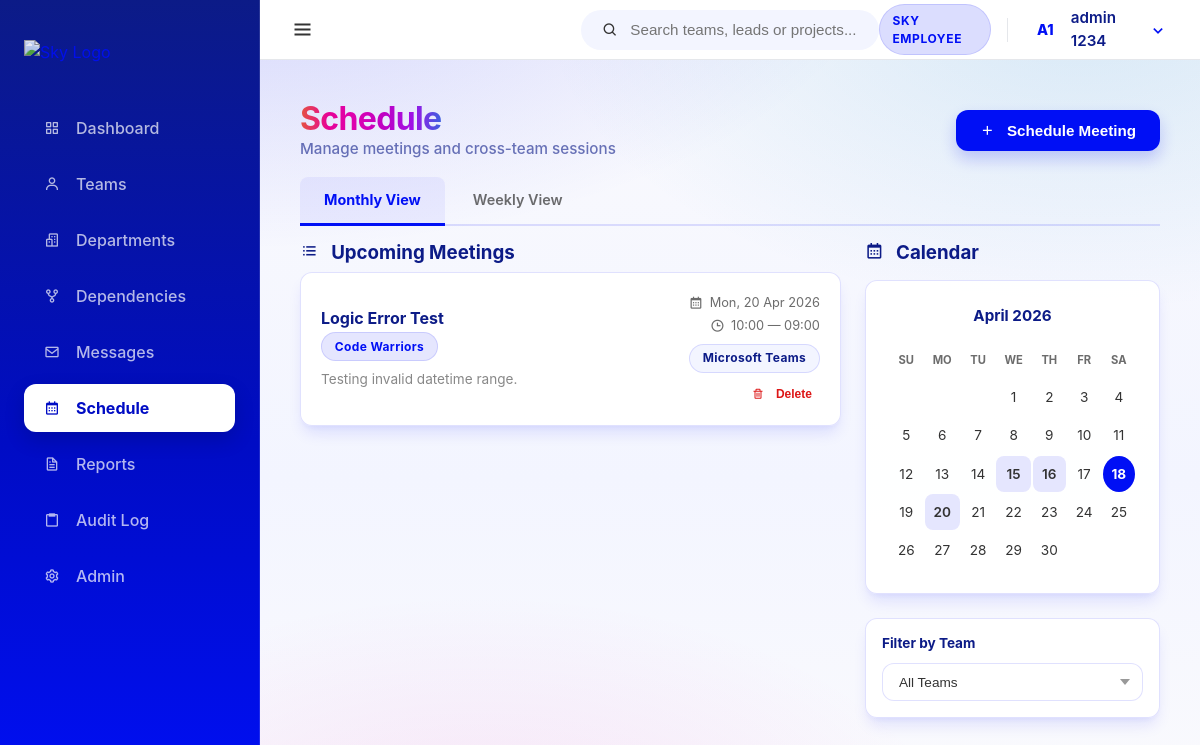
Before: /schedule/ (signed in) with the older database file.
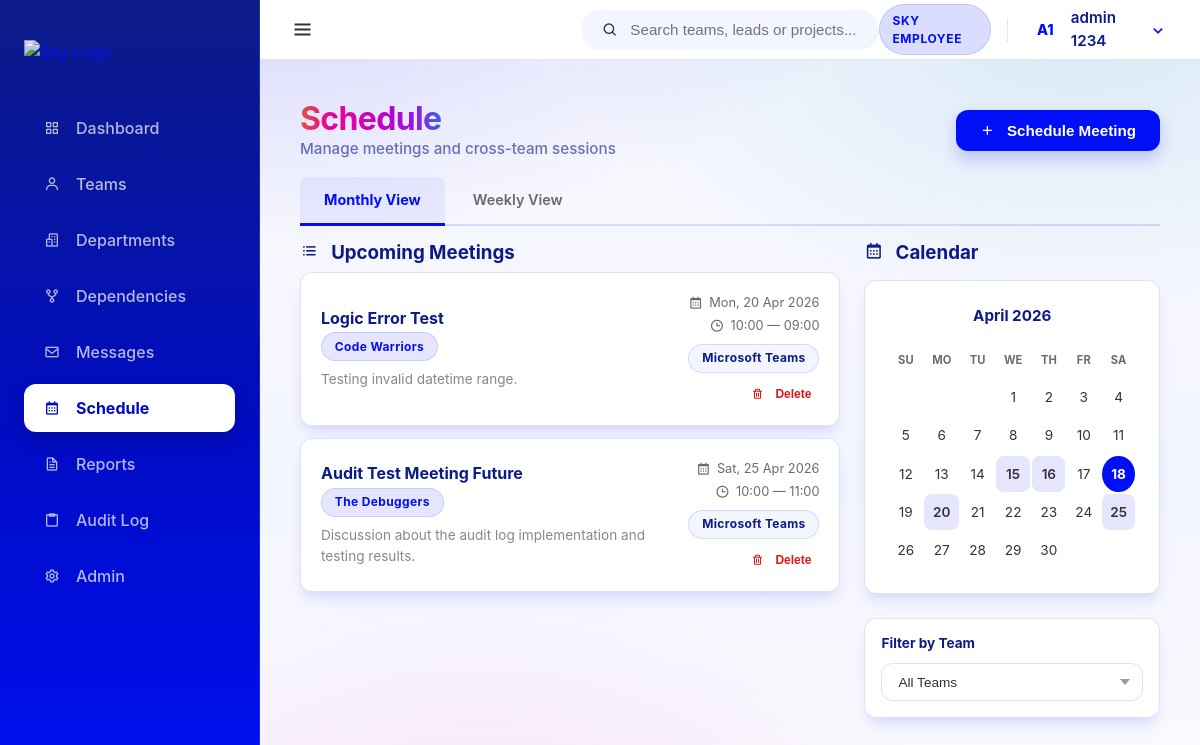
After: the same page with the newer database file.
### core/models.py (models this page shows, shortened)
class Meeting(models.Model):
    meeting_id = models.AutoField(primary_key=True)
    created_by_user = models.ForeignKey(User, on_delete=models.CASCADE, related_name='created_meetings')
    team = models.ForeignKey(Team, on_delete=models.CASCADE, related_name='meetings')
    meeting_title = models.CharField(max_length=255)
    start_datetime = models.DateTimeField()
    end_datetime = models.DateTimeField()
    PLATFORM_CHOICES = [
        ('teams', 'Microsoft Teams'),
        ('zoom', 'Zoom'),
        ('google_meet', 'Google Meet'),
        ('in_person', 'In Person'),
    ]
    platform_type = models.CharField(max_length=20, choices=PLATFORM_CHOICES)
    meeting_link = models.URLField(blank=True)
    agenda_text = models.TextField()
    created_at = models.DateTimeField(auto_now_add=True)

class Team(models.Model):
    team_id = models.AutoField(primary_key=True)
    department = models.ForeignKey(Department, on_delete=models.CASCADE, related_name='teams')
    team_name = models.CharField(max_length=100)
    mission = models.TextField(blank=True) # Main Requirement
    lead_email = models.EmailField(blank=True) # Main Requirement
    team_leader_name = models.CharField(max_length=100, blank=True)
    work_stream = models.CharField(max_length=100)
    project_name = models.CharField(max_length=100)
    project_codebase = models.CharField(max_length=100)
    status = models.CharField(max_length=50, default='Active')
    tech_tags = models.TextField(blank=True, help_text="Comma separated tags")
    created_at = models.DateTimeField(auto_now_add=True)
    updated_at = models.DateTimeField(auto_now=True)
    def __str__(self):
        return self.team_name

### schedule/views.py (the view)
# urls.py: path('', views.schedule_calendar, name='calendar'),
@login_required
def schedule_calendar(request):
    try:
        team_filter = request.GET.get("team_id")
        prefill_team_id = team_filter
        show_form = request.GET.get("new") == "true"
        form = MeetingForm(initial={"team": prefill_team_id} if prefill_team_id else {})
        calendar_meetings = Meeting.objects.filter(
            start_datetime__month=timezone.now().month,
            start_datetime__year=timezone.now().year
        )
        if team_filter:
            calendar_meetings = calendar_meetings.filter(team__team_id=team_filter)
        meetings = Meeting.objects.select_related("team", "created_by_user").filter(
            start_datetime__gte=timezone.now()
        ).order_by("start_datetime")
        if team_filter:
            meetings = meetings.filter(team__team_id=team_filter)
        today = timezone.now()
        calendar_ctx = _build_calendar_context(today.year, today.month, calendar_meetings)
        teams = Team.objects.all().order_by("team_name")
        context = {
            "meetings": meetings,
            "form": form,
            "teams": teams,
            "selected_team": team_filter,
            "prefill_team_id": prefill_team_id,
            "show_form": show_form,
            "today": today,
        }
        context.update(calendar_ctx)
        return render(request, "schedule/calendar.html", context)
    except Exception as error:
        return render(request, "schedule/calendar.html", {"error": str(error)})

### templates/schedule/calendar.html (shortened to what the changed rows need)
{% extends 'base.html' %}
{% block content %}
<div class="flex-between mb-2 animate-slide-up">
    <div>
        <h1 class="spectrum-text" style="font-size: 2rem; letter-spacing: -0.02em;">Schedule</h1>
    </div>
</div>
<div class="grid-2-1 animate-slide-up" style="animation-delay: 0.15s;">
    <div>
        {% if meetings %}
        <div style="display: flex; flex-direction: column; gap: 0.75rem;">
            {% for meeting in meetings %}
            <div class="card shadow-sm" style="padding: 1.25rem;">
                <div class="flex-between">
                    <div>
                        <h4 style="font-size: 1rem; color: var(--sky-header-blue);">{{ meeting.meeting_title }}</h4>
                        <p style="font-size: 0.8rem; color: var(--muted-foreground); margin-top: 0.25rem;">
                            <a href="{% url 'teams:team_detail' meeting.team.team_id %}" style="text-decoration: none;">
                                <span class="chip chip-department">{{ meeting.team.team_name }}</span>
                            </a>
                        </p>
                        {% if meeting.agenda_text %}
                        <p style="font-size: 0.85rem; color: #888; margin-top: 0.5rem;">{{ meeting.agenda_text|truncatewords:20 }}</p>
                        {% endif %}
                    </div>
                    <div style="text-align: right; flex-shrink: 0;">
                        <div style="font-size: 0.8rem; color: var(--muted-foreground); display: flex; align-items: center; gap: 0.4rem; justify-content: flex-end;">
                            <i class='bx bx-calendar' style="font-size: 0.9rem;"></i>
                            {{ meeting.start_datetime|date:"D, d M Y" }}
                        </div>
                        <div style="font-size: 0.8rem; color: var(--muted-foreground); display: flex; align-items: center; gap: 0.4rem; justify-content: flex-end; margin-top: 0.25rem;">
                            <i class='bx bx-time' style="font-size: 0.9rem;"></i>
                            {{ meeting.start_datetime|date:"H:i" }} — {{ meeting.end_datetime|date:"H:i" }}
                        </div>
                        <div style="margin-top: 0.5rem;">
                            <span class="chip chip-tech">{{ meeting.get_platform_type_display }}</span>
                        </div>
                        <form method="post" action="{% url 'schedule:delete' meeting.meeting_id %}" style="margin-top: 0.5rem;" onsubmit="return confirm('Delete this meeting?');">
                            <button type="submit" class="btn btn-ghost" style="color: var(--sky-negative); font-size: 0.75rem; padding: 0.25rem 0.5rem;">
                                <i class='bx bx-trash'></i> Delete
                            </button>
                        </form>
                    </div>
                </div>
            </div>
            {% endfor %}
        </div>
        {% endif %}
    </div>
    <div>
        <div class="card">
            <div class="calendar-grid">
                <div class="cal-header">Su</div>
                <div class="cal-header">Mo</div>
                <div class="cal-header">Tu</div>
                <div class="cal-header">We</div>
                <div class="cal-header">Th</div>
                <div class="cal-header">Fr</div>
                <div class="cal-header">Sa</div>
                {% for day in calendar_days %}
                <div class="cal-day {% if day.is_today %}is-today{% endif %} {% if day.has_event %}has-event{% endif %}">
                    {{ day.number }}
                </div>
                {% endfor %}
            </div>
        </div>
    </div>
</div>
{% endblock %}

Changed rows visible on the page:
added Meeting: meeting_title "Audit Test Meeting Future", team.team_name "The Debuggers", agenda_text "Discussion about the audit log implementation and testing results.", start_datetime "Sat, 25 Apr 2026", start_datetime "10:00", end_datetime "11:00", platform_type "Microsoft Teams"
